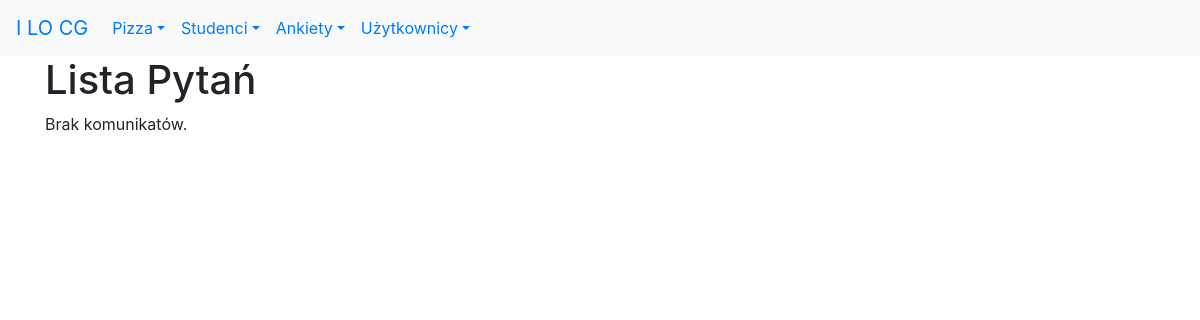
The page /ankiety/ on the database as committed earlier.
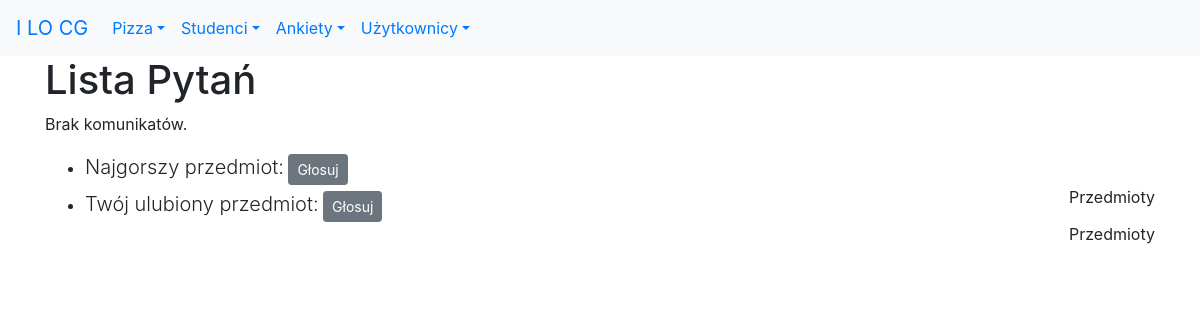
The same page on the database as committed later.
### ankiety/models.py (models this page shows, shortened)
class Pytanie(models.Model):
    kategoria = models.ForeignKey(Kategoria, on_delete=models.SET_NULL,
                                  blank=True, null=True, related_name="pytania")
    tekst_pytania = models.CharField('tekst pytania', max_length=200)
    data_d = models.DateTimeField('data dodania', default=timezone.now)
    class Meta:
        verbose_name_plural = 'pytania'
        ordering = ['-data_d']
    def __str__(self):
        return self.tekst_pytania[0:50]

class Kategoria(models.Model):
    nazwa = models.CharField(max_length=30)
    class Meta:
        verbose_name_plural = 'kategorie'

### ankiety/views.py (the view)
# urls.py: path('', views.ListaPytan.as_view(), name='lista-pytan'),
class ListaPytan(ListView):
    model = Pytanie
    template_name = 'ankiety/lista_pytan.html'
    context_object_name = 'pytania'
    def get_queryset(self):
        return Pytanie.objects.order_by('-data_d')[:10]

### ankiety/templates/ankiety/lista_pytan.html (shortened to what this page needs)
{% extends 'szablon.html' %}
{% block naglowek %}Lista Pytań{% endblock naglowek %}
{% block tresc %}
    <ul>
    {% for p in pytania %}
        <li class="mb-1">
            <span class="lead">{{ p }}</span>
            <a href="{% url 'ankiety:pytanie-glosuj' p.id %}" class="btn btn-secondary btn-sm">Głosuj</a>
            <br>
        <span class="float-right">{{ p.kategoria.nazwa }}</span>
        </li>
    {% endfor %}
    </ul>
{% endblock tresc %}

### templates/szablon.html (shortened to what this page needs)
<!DOCTYPE html>
<html lang="pl">
<head>
    <link rel="stylesheet" href="https://stackpath.bootstrapcdn.com/bootstrap/4.3.1/css/bootstrap.min.css">
</head>
<body>
    <nav class="navbar navbar-expand-sm bg-light">
        <a class="navbar-brand" href="http://lo1.sandomierz.pl">I LO CG</a>
        <div class="collapse navbar-collapse" id="collapsibleNavbar">
            <ul class="navbar-nav">
            <li class="nav-item dropdown">
                <a href="#" class="nav-link dropdown-toggle" data-toggle="dropdown" role="button">Pizza</a>
            </li>
            <li class="nav-item dropdown">
                <a href="#" class="nav-link dropdown-toggle" data-toggle="dropdown" role="button">Studenci</a>
            </li>
            <li class="nav-item dropdown">
                <a href="#" class="nav-link dropdown-toggle" data-toggle="dropdown" role="button">Ankiety</a>
            </li>
            <li class="nav-item dropdown">
                <a href="#" class="nav-link dropdown-toggle" data-toggle="dropdown" role="button">Użytkownicy</a>
            </li>
            </ul>
        </div>
    </nav>
    <div class="container">
        <div class="row">
            <div class="col">
    <h1>{% block naglowek %}Aplikacja Django{% endblock naglowek %}</h1>
    {% if messages %}
    <ul>
        {% for komunikat in messages %}
        <li>{{ komunikat }}</li>
        {% endfor %}
    </ul>
    {% else %}
        <p>Brak komunikatów.</p>
    {% endif %}
    {% block tresc %}{% endblock tresc %}
            </div>
        </div>
    </div>
</body>
</html>

Rows that differ between the two databases and show on the page:
added Pytanie: tekst_pytania "Najgorszy przedmiot:", kategoria.nazwa "Przedmioty"
added Pytanie: tekst_pytania "Twój ulubiony przedmiot:", kategoria.nazwa "Przedmioty"
